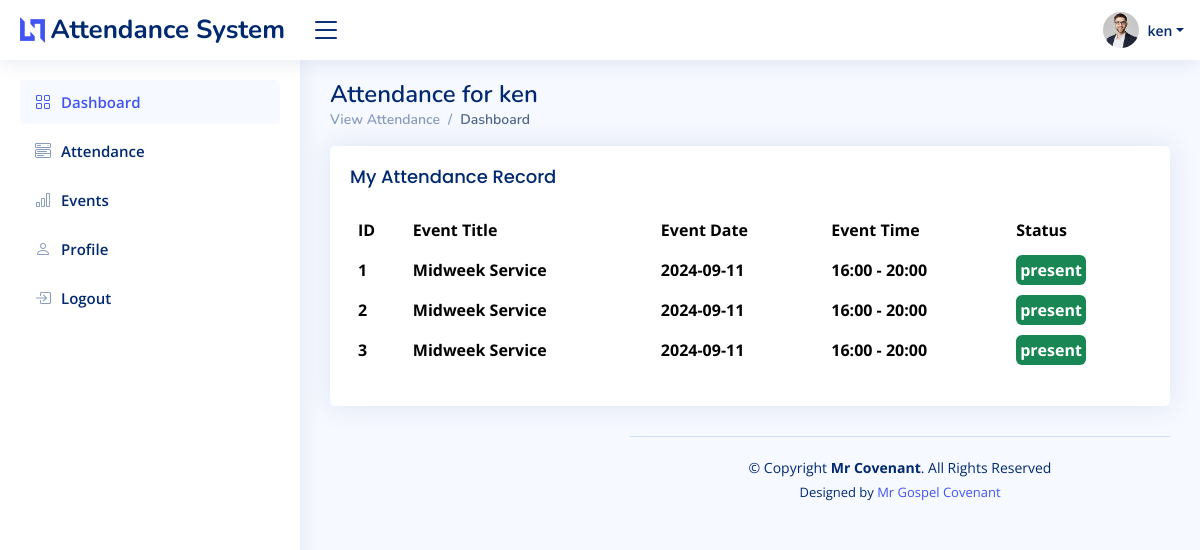
Screenshot of /attendance.php (signed in) with the database file from the repository.
### tables this page shows
CREATE TABLE `attendance` (
  `id` int(255) NOT NULL,
  `userid` varchar(255) NOT NULL,
  `eventid` varchar(255) NOT NULL,
  `status` varchar(255) NOT NULL,
  `updated_at` datetime NOT NULL DEFAULT current_timestamp() ON UPDATE current_timestamp(),
  `created_at` datetime NOT NULL DEFAULT current_timestamp()
);

CREATE TABLE `events` (
  `id` int(255) NOT NULL,
  `title` varchar(255) NOT NULL,
  `eventdate` varchar(255) NOT NULL,
  `starttime` varchar(255) NOT NULL,
  `endtime` varchar(255) NOT NULL,
  `status` varchar(255) NOT NULL DEFAULT 'upcoming',
  `updated_at` datetime NOT NULL DEFAULT current_timestamp() ON UPDATE current_timestamp(),
  `created_at` datetime NOT NULL DEFAULT current_timestamp()
);

### attendance.php (the view, shortened to what this page needs)
<?php
require('config/db.php');
?>
<!DOCTYPE html>
<html lang="en">
<head>
    <link href="assets/vendor/bootstrap/css/bootstrap.min.css" rel="stylesheet">
    <link href="assets/vendor/bootstrap-icons/bootstrap-icons.css" rel="stylesheet">
    <link href="assets/vendor/boxicons/css/boxicons.min.css" rel="stylesheet">
    <link href="assets/vendor/quill/quill.snow.css" rel="stylesheet">
    <link href="assets/vendor/quill/quill.bubble.css" rel="stylesheet">
    <link href="assets/vendor/remixicon/remixicon.css" rel="stylesheet">
    <link href="assets/vendor/simple-datatables/style.css" rel="stylesheet">
    <link href="assets/css/style.css" rel="stylesheet">
</head>
<body>
    <?php require("includes/header.php") ?>
    <?php require("includes/sidebar.php") ?>
    <main id="main" class="main">
        <div class="pagetitle">
            <div class="d-flex justify-content-between">
                <h1>Attendance for <?=$_SESSION['firstname']?></h1>
            </div>
            <nav>
                <ol class="breadcrumb">
                    <li class="breadcrumb-item"><a href="index.php">View Attendance</a></li>
                    <li class="breadcrumb-item active">Dashboard</li>
                </ol>
            </nav>
        </div>
        <section class="section dashboard">
            <div class="row">
                <div class="col-12">
                    <div class="card Last-Attended overflow-auto">
                        <div class="card-body">
                            <h5 class="card-title">My Attendance Record<span></span></h5>
                            <table class="table table-borderless datatable">
                                <thead>
                                    <tr>
                                        <th scope="col">ID</th>
                                        <th scope="col">Event Title</th>
                                        <th scope="col">Event Date</th>
                                        <th scope="col">Event Time</th>
                                        <th scope="col">Status</th>
                                    </tr>
                                </thead>
                                <tbody>
                                    <?php
                                    $sql = mysqli_query($connection, "SELECT events.*,attendance.*
                                        FROM attendance
                                        JOIN events ON attendance.eventid = events.id where userid={$_SESSION['userid']} ");
                                    $n = 1;
                                    while ($row = mysqli_fetch_assoc($sql)) {
                                    ?>
                                        <tr>
                                            <th><?= $n++ ?></th>
                                            <th><?=$row['title'] ?></th>
                                            <th><?php echo $row['eventdate'] ?></th>
                                            <th><?php echo $row['starttime'] ?> - <?php echo $row['endtime'] ?></th>
                                            <th><?php if($row['status'] =="absent"){echo "<span class='bg-danger text-white rounded p-1 mt-1'>".$row['status']."</span>";}else{echo "<span class='bg-success text-white rounded p-1 mt-1'>".$row['status']."</span>";}  ?></th>
                                        </tr>
                                    <?php
                                    }
                                    ?>
                                </tbody>
                            </table>
                        </div>
                    </div>
                </div>
            </div>
            <?php require("includes/footer.php") ?>
</body>
</html>

### assets/css/style.css (style rules this page uses)
:root { scroll-behavior: smooth; }
body { font-family: "Open Sans", sans-serif; background: #f6f9ff; color: #444444; }
a { color: #4154f1; text-decoration: none; }
h1, h2, h3, h4, h5, h6 { font-family: "Nunito", sans-serif; }
#main { margin-top: 60px; padding: 20px 30px; transition: all 0.3s; }
.pagetitle { margin-bottom: 10px; }
.pagetitle h1 { font-size: 24px; margin-bottom: 0; font-weight: 600; color: #012970; }
.card { margin-bottom: 30px; border: none; border-radius: 5px; box-shadow: 0px 0 30px rgba(1, 41, 112, 0.1); }
.card-title { padding: 20px 0 15px 0; font-size: 18px; font-weight: 500; color: #012970; font-family: "Poppins", sans-serif; }
.card-body { padding: 0 20px 20px 20px; }
.breadcrumb { font-size: 14px; font-family: "Nunito", sans-serif; color: #899bbd; font-weight: 600; }
.breadcrumb a { color: #899bbd; transition: 0.3s; }
.breadcrumb .breadcrumb-item::before { color: #899bbd; }
.breadcrumb .active { color: #51678f; font-weight: 600; }
@media (min-width: 1200px) { #main, #footer { margin-left: 300px; } }

### attendance.php (style rules this page uses)
table, tr, td { white-space: nowrap; }

### rows the page displays
attendance: eventid.title "Midweek Service", eventid.eventdate "2024-09-11", eventid.starttime "16:00", eventid.endtime "20:00", status "present"
attendance: eventid.title "Midweek Service", eventid.eventdate "2024-09-11", eventid.starttime "16:00", eventid.endtime "20:00", status "present"
attendance: eventid.title "Midweek Service", eventid.eventdate "2024-09-11", eventid.starttime "16:00", eventid.endtime "20:00", status "present"

### other values shown
$_SESSION['firstname'] "ken"
